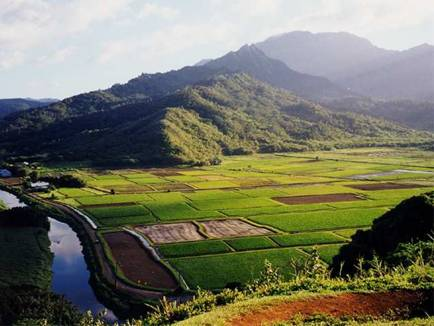
#> input picture imgs/montana.jpg, 434 x 326 px, given in place of the camera
$ python Practica7_OperacionesMorfologicas_GomezCanales.py
#> lines starting #> are read from the running program, lines starting #| are printed output that depends on the picture; after the words box and inside, x2 and y2 are one past the last pixel; in counts of white or black regions, pixels touching at a corner belong together
# Angel Isaac Gomez Canales
# Operaciones Morfologicas 12/03/2024

# Importar librerias
import cv2 as cv
import numpy as np

# Funcion para obtener ref
def generar_ref(cap):
    """
    Esta funcion genera una imagen de referencia para la deteccion de movimienot
    - Input: cap: webcam
    - Output: Imagen de referencia
    """
    while True:
        # Mostrar webcam
        _, I = cap.read()
#> I is the input picture: shape (326, 434, 3); mean B, G, R 98.3, 117.3, 116.8
        cv.imshow("Imagen (presionar q para obtener la referencia)", I)
        if cv.waitKey(1) == ord('q'):
#> (key q is pressed here)
            return I

def detectar_mov(Ig, I_ref, kernel, it_er, it_dil):
    """
    Esta funcion decta movimiento en una imagen usando la imagen de referencia
    - Input:
        - Ig: Imagen en escala de grises sobre la que se quiere detectar el movimiento
        - I_ref: Imagen de referencia (en escala de grises)
        - kernel: kernel para dilatacion y erosion
        - it_er: numero de erosiones
        - it_dil: numero de dilataciones
    - Output: keypoints: blobs detectados
    """
    # Suavizar las imagenes
    I_ref = cv.GaussianBlur(I_ref, (21, 21), -1)
    Ig = cv.GaussianBlur(Ig, (21, 21), -1)

    # Obtener diferencia y binarizar
    I_diff = cv.absdiff(I_ref, Ig) # Diferencia entre la imagen de referencia y la actual
    # cv.threshold(I, thresh, valor si I(x,y) > thresh, metodo de umbralizacion)
    _, I_diff_bin = cv.threshold(I_diff, 30, 255, cv.THRESH_BINARY)  # Binarizar la imagen de diferencia e invertirla

    # Erosionar y dilatar la imagen binaria
    im_salida = cv.erode(I_diff_bin, kernel, iterations=it_er)
    im_salida = cv.dilate(im_salida, kernel, iterations=it_dil)

    cv.imshow("Segmentacion movimento", im_salida)
    # Detectar contornos de objetos en movimiento
    keypoints, _ = cv.findContours(im_salida, cv.RETR_EXTERNAL, cv.CHAIN_APPROX_SIMPLE)
    return keypoints


# Funciones para los trackbars
def it_er(x):
    pass

def it_dil(x):
    pass

# Configurar Webcam
cap = cv.VideoCapture(0)
cap.set(cv.CAP_PROP_FRAME_WIDTH, 640)
cap.set(cv.CAP_PROP_FRAME_HEIGHT, 480)

# Kernel de la erosion y dilatacion
kernel = np.ones((3, 3), np.uint8)

# Obtener image de referencia y pasarla a escala de grises
I_ref = cv.cvtColor(generar_ref(cap), cv.COLOR_BGR2GRAY)
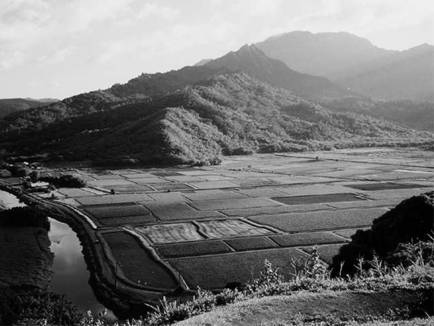
#> I_ref: shape (326, 434); min 0, max 246, mean 115
cv.destroyAllWindows()

# Crear ventana y trackbars
cv.namedWindow("Deteccion")
cv.createTrackbar("it_er", "Deteccion", 1, 20, it_er)
cv.createTrackbar("it_dil", "Deteccion", 1, 20, it_dil)

# 1. Tomar la referencia constantemente
# 2. Cambiar a HSV

# Realizar la deteccion
while True:
    _, I = cap.read()  # Imagen actual
    Ig = cv.cvtColor(I, cv.COLOR_BGR2GRAY)
    # Obtener del trackbar el numero de erosiones y dilataciones
    it_er = cv.getTrackbarPos("it_er", "Deteccion")
    it_dil = cv.getTrackbarPos("it_dil", "Deteccion")

    # Realizar deteccion
    keypoints = detectar_mov(Ig, I_ref, kernel, it_er, it_dil)
#> in detectar_mov, `I_ref = cv.GaussianBlur(I_ref, (21, 21), -1)`:
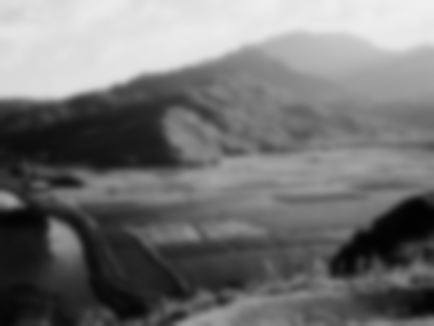
#> I_ref: shape (326, 434); min 2, max 239, mean 115
#> in detectar_mov, `I_diff = cv.absdiff(I_ref, Ig)`: I_diff: shape (326, 434); every value is 0
#> in detectar_mov, `keypoints, _ = cv.findContours(im_salida, cv.RETR_EXTERNAL, cv.CHAIN_A..`: keypoints = []
#> keypoints = []

    # Dibujar los contornos en la imagen
    for c in keypoints:
        x, y, w, h = cv.boundingRect(c)
        cv.rectangle(I, (x, y), (x+w, y+h), (0, 255, 0), 2)
#> this loop made 0 passes
    cv.putText(I, f"Numero de objetos en movimiento: {len(keypoints)}", (10, 25), cv.FONT_HERSHEY_SIMPLEX, 0.7, (0, 0, 255), 2)
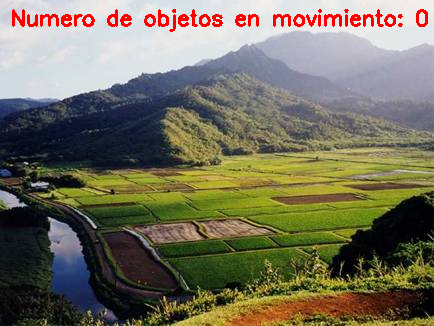
#> I: shape (326, 434, 3); 1.87% of pixels changed, all inside (x1, y1, x2, y2) = (12, 9, 428, 32)

    # Mostrar deteccion de movimiento
    cv.imshow("Deteccion", I)

    if cv.waitKey(1) == ord("q"):
#> (key q is pressed here)
        break

$ run again, on imgs/puente.jpg
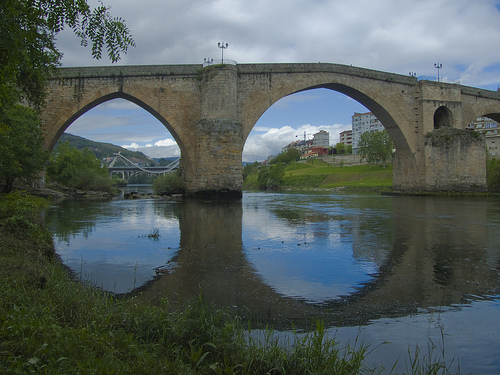
#> input picture imgs/puente.jpg, 500 x 375 px, given in place of the camera
#> in generar_ref, I is the input picture: shape (375, 500, 3); mean B, G, R 92.3, 94.1, 83.8
#> in detectar_mov, `I_ref = cv.GaussianBlur(I_ref, (21, 21), -1)`:
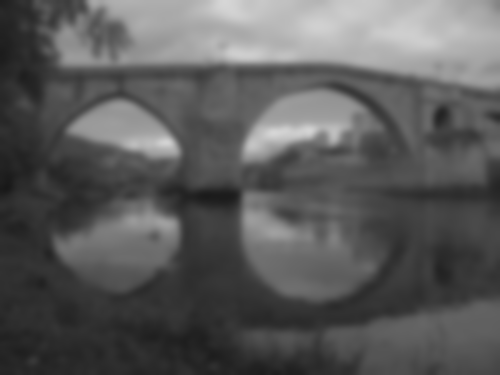
#> I_ref: shape (375, 500); min 24, max 214, mean 90.8
#> I_diff: shape (375, 500); every value is 0
#> in detectar_mov, `keypoints, _ = cv.findContours(im_salida, cv.RETR_EXTERNAL, cv.CHAIN_A..`: keypoints = []
#> `cv.putText(I, f"Numero de objetos en movimiento: {len(keypoints)}", (1..`:
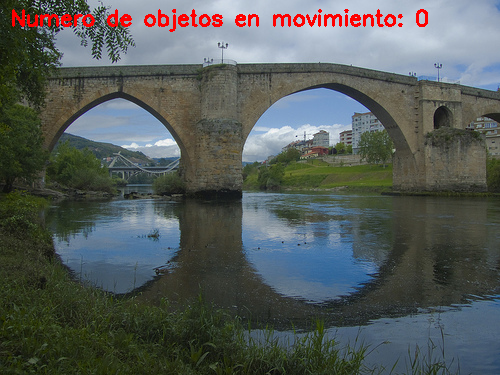
#> I: shape (375, 500, 3); 1.41% of pixels changed, all inside (x1, y1, x2, y2) = (12, 9, 428, 32)

$ run again, on imgs/bosque.png
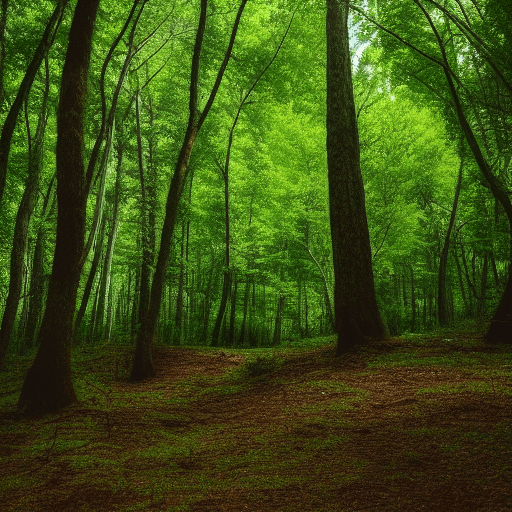
#> input picture imgs/bosque.png, 512 x 512 px, given in place of the camera
#> in generar_ref, I is the input picture: shape (512, 512, 3); mean B, G, R 19, 78.2, 59
#> in detectar_mov, `I_ref = cv.GaussianBlur(I_ref, (21, 21), -1)`:
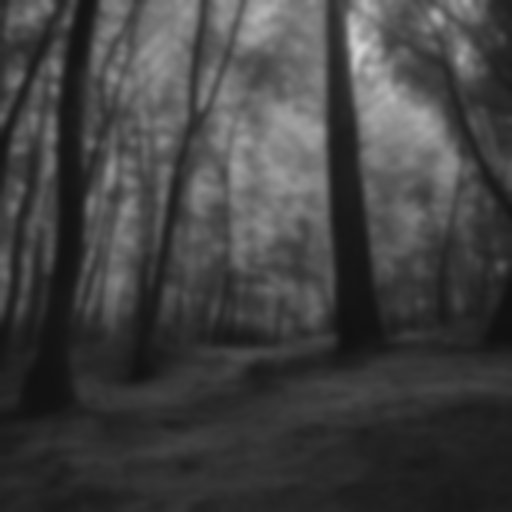
#> I_ref: shape (512, 512); min 17, max 215, mean 65.7
#> I_diff: shape (512, 512); every value is 0
#> in detectar_mov, `keypoints, _ = cv.findContours(im_salida, cv.RETR_EXTERNAL, cv.CHAIN_A..`: keypoints = []
#> `cv.putText(I, f"Numero de objetos en movimiento: {len(keypoints)}", (1..`:
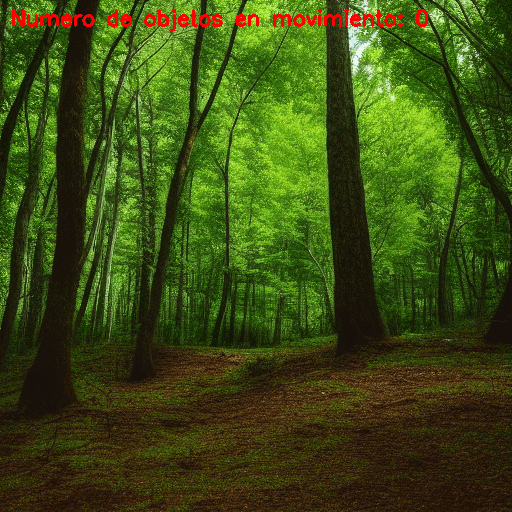
#> I: shape (512, 512, 3); 1.01% of pixels changed, all inside (x1, y1, x2, y2) = (12, 9, 428, 32)
